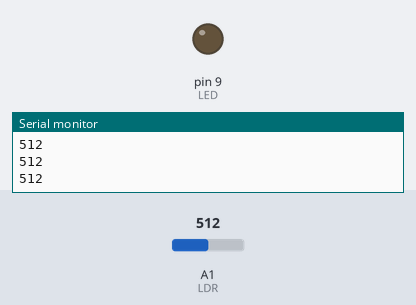
Simulated run of this sketch. Board: Arduino Uno, built with avr-gcc and run on an emulated ATmega328P. Shown: output pins drawn as LEDs (lit = HIGH), the last lines printed to the serial monitor. The inputs (shaded band) are chosen by the test bench; at power-on: A1 (LDR) = 512.

Above: at 1.2 s.
1.3 s: A1 (LDR) set to 988
2.8 s: A1 (LDR) set to 1008
At 3.6 s:
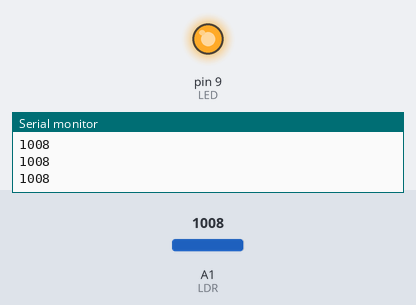
4.3 s: A1 (LDR) set to 990
At 4.6 s:
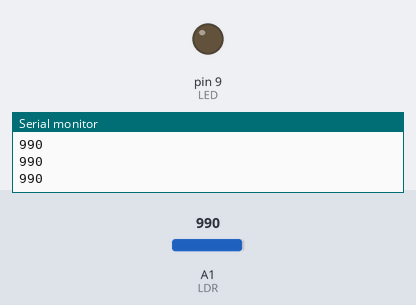
5.8 s: A1 (LDR) set to 1010
At 7.1 s:
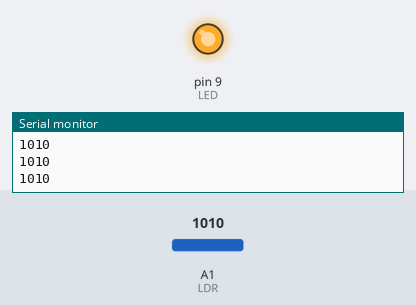
Timing chart, 0 to 8.3 s (numbered marks = the images above; inputs shaded):
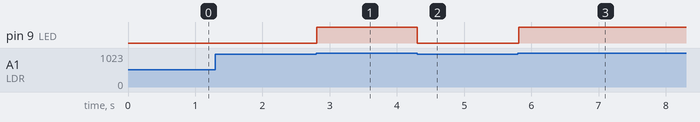

The sketch:

Nummer11.ino
```cpp
/*
if-Bedingung
Dominic Brauer + Philipp Klimaschewski
Release: 20.09.2021
*/

//Deklarationsbereich

  int LED = 9;
  int Helligkeit;
  int LDR = 1;

//Voreinstellungsbereich

void setup()
{
  Serial.begin(9600);
  pinMode(LED,OUTPUT);
}

void loop()
{
Helligkeit = analogRead(LDR);

 if (Helligkeit>1000)
 {
   Serial.println(Helligkeit);
   digitalWrite(LED,HIGH);
 }
 else
  {
    Serial.println(Helligkeit);
    digitalWrite(LED,LOW);
  }
}
```

Measured:
- the behaviour switches between 1000 and 1001 on A1 (LDR) (found by bisection; images 0 and 1)
- after the input at 2.8 s, pin 9 (LED): LOW → HIGH at once
- after the input at 4.3 s, pin 9 (LED): HIGH → LOW at once
- after the input at 5.8 s, pin 9 (LED): LOW → HIGH at once
